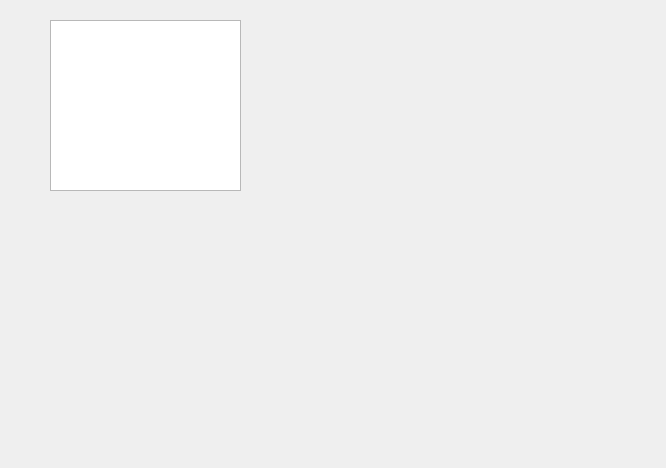
<?xml version="1.0" encoding="UTF-8"?>
<ui version="4.0">
 <class>MainWindow</class>
 <widget class="QMainWindow" name="MainWindow">
  <property name="geometry">
   <rect>
    <x>0</x>
    <y>0</y>
    <width>666</width>
    <height>468</height>
   </rect>
  </property>
  <property name="windowTitle">
   <string>MainWindow</string>
  </property>
  <widget class="QWidget" name="centralwidget">
   <widget class="QListWidget" name="listWidget">
    <property name="geometry">
     <rect>
      <x>50</x>
      <y>20</y>
      <width>191</width>
      <height>171</height>
     </rect>
    </property>
    <property name="styleSheet">
     <string notr="true">QListWidget:item{
	color: white;
	background-color: green;
	border: 2px solid black;
}

QListWidget:item:Hover{
	color: green;
	background-color: white;
}

QListWidget:item:selected{
	color: white;
	background-color: blue;
}</string>
    </property>
   </widget>
  </widget>
 </widget>
 <resources/>
 <connections/>
</ui>
